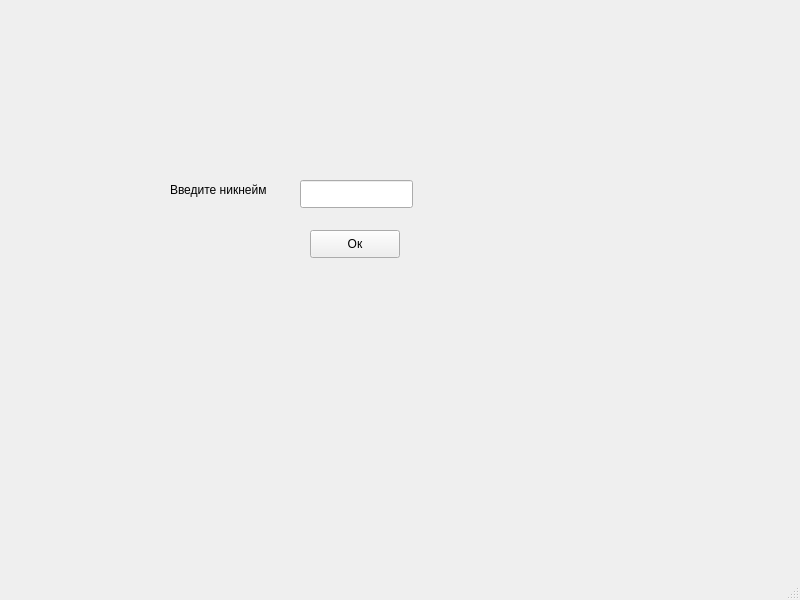
<?xml version="1.0" encoding="UTF-8"?>
<ui version="4.0">
 <class>MainWindow</class>
 <widget class="QMainWindow" name="MainWindow">
  <property name="geometry">
   <rect>
    <x>0</x>
    <y>0</y>
    <width>800</width>
    <height>600</height>
   </rect>
  </property>
  <property name="windowTitle">
   <string>MainWindow</string>
  </property>
  <widget class="QWidget" name="centralwidget">
   <widget class="QPushButton" name="pushButton">
    <property name="geometry">
     <rect>
      <x>310</x>
      <y>230</y>
      <width>90</width>
      <height>28</height>
     </rect>
    </property>
    <property name="text">
     <string>Ок</string>
    </property>
   </widget>
   <widget class="QLabel" name="label">
    <property name="geometry">
     <rect>
      <x>170</x>
      <y>180</y>
      <width>121</width>
      <height>20</height>
     </rect>
    </property>
    <property name="text">
     <string>Введите никнейм</string>
    </property>
   </widget>
   <widget class="QLineEdit" name="lineEdit">
    <property name="geometry">
     <rect>
      <x>300</x>
      <y>180</y>
      <width>113</width>
      <height>28</height>
     </rect>
    </property>
   </widget>
  </widget>
  <widget class="QMenuBar" name="menubar">
   <property name="geometry">
    <rect>
     <x>0</x>
     <y>0</y>
     <width>800</width>
     <height>22</height>
    </rect>
   </property>
  </widget>
  <widget class="QStatusBar" name="statusbar"/>
 </widget>
 <resources/>
 <connections/>
</ui>
